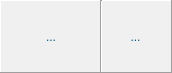
   <widget class="QFrame" name="frame_play">
    <property name="geometry">
     <rect>
      <x>1020</x>
      <y>719</y>
      <width>172</width>
      <height>73</height>
     </rect>
    </property>
    <property name="styleSheet">
     <string notr="true"/>
    </property>
    <property name="frameShape">
     <enum>QFrame::Panel</enum>
    </property>
    <property name="frameShadow">
     <enum>QFrame::Raised</enum>
    </property>
    <widget class="QToolButton" name="toolButton_toolPause">
     <property name="geometry">
      <rect>
       <x>1</x>
       <y>1</y>
       <width>100</width>
       <height>71</height>
      </rect>
     </property>
     <property name="toolTip">
      <string>Dừng lại (Esc)</string>
     </property>
     <property name="styleSheet">
      <string notr="true">QToolButton{
color: rgb(2, 87, 122);
background-color: rgb(240, 240, 240);
border: none;
border-style: outset;
border-width: 0px;
border-radius: 0px;
}
QToolButton:hover{
background-color: rgb(25, 149, 173);
color: rgb(255, 255, 255);
}</string>
     </property>
     <property name="text">
      <string>...</string>
     </property>
     <property name="icon">
      <iconset resource="../chart.qrc">
       <normaloff>:/icon/chart/iconChartPause_Off.jpg</normaloff>
       <activeoff>:/icon/chart/iconChartPause_On.jpg</activeoff>:/icon/chart/iconChartPause_Off.jpg</iconset>
     </property>
     <property name="iconSize">
      <size>
       <width>80</width>
       <height>80</height>
      </size>
     </property>
     <property name="shortcut">
      <string>Esc</string>
     </property>
     <property name="autoRaise">
      <bool>true</bool>
     </property>
    </widget>
    <widget class="QToolButton" name="toolButton_toolPlay">
     <property name="geometry">
      <rect>
       <x>1</x>
       <y>1</y>
       <width>100</width>
       <height>71</height>
      </rect>
     </property>
     <property name="toolTip">
      <string>Bắt đầu (F1)</string>
     </property>
     <property name="styleSheet">
      <string notr="true">QToolButton{
color: rgb(2, 87, 122);
background-color: rgb(240, 240, 240);
border: none;
border-style: outset;
border-width: 0px;
border-radius: 0px;
}
QToolButton:hover{
background-color: rgb(25, 149, 173);
color: rgb(255, 255, 255);
}</string>
     </property>
     <property name="text">
      <string>...</string>
     </property>
     <property name="icon">
      <iconset resource="../chart.qrc">
       <normaloff>:/icon/chart/iconChartPlay_Off.jpg</normaloff>
       <activeoff>:/icon/chart/iconChartPlay_On.jpg</activeoff>:/icon/chart/iconChartPlay_Off.jpg</iconset>
     </property>
     <property name="iconSize">
      <size>
       <width>80</width>
       <height>80</height>
      </size>
     </property>
     <property name="shortcut">
      <string>F1</string>
     </property>
     <property name="autoRaise">
      <bool>true</bool>
     </property>
    </widget>
    <widget class="QToolButton" name="toolButton_toolClear">
     <property name="geometry">
      <rect>
       <x>100</x>
       <y>1</y>
       <width>71</width>
       <height>71</height>
      </rect>
     </property>
     <property name="toolTip">
      <string>Xóa đồ thị</string>
     </property>
     <property name="styleSheet">
      <string notr="true">QToolButton{
color: rgb(2, 87, 122);
background-color: rgb(240, 240, 240);
border: none;
border-style: outset;
border-width: 0px;
border-radius: 0px;
}
QToolButton:hover{
background-color: rgb(25, 149, 173);
color: rgb(255, 255, 255);
}</string>
     </property>
     <property name="text">
      <string>...</string>
     </property>
     <property name="icon">
      <iconset resource="../chart.qrc">
       <normaloff>:/icon/chart/iconChartClear_Off.jpg</normaloff>
       <activeoff>:/icon/chart/iconChartClear_On.jpg</activeoff>:/icon/chart/iconChartClear_Off.jpg</iconset>
     </property>
     <property name="iconSize">
      <size>
       <width>40</width>
       <height>40</height>
      </size>
     </property>
     <property name="autoRaise">
      <bool>true</bool>
     </property>
    </widget>
    <widget class="Line" name="line_4">
     <property name="geometry">
      <rect>
       <x>100</x>
       <y>0</y>
       <width>3</width>
       <height>73</height>
      </rect>
     </property>
     <property name="orientation">
      <enum>Qt::Vertical</enum>
     </property>
    </widget>
    <widget class="QToolButton" name="toolButton_toolManual">
     <property name="geometry">
      <rect>
       <x>1</x>
       <y>1</y>
       <width>100</width>
       <height>71</height>
      </rect>
     </property>
     <property name="toolTip">
      <string>Lấy mẫu (F2)</string>
     </property>
     <property name="styleSheet">
      <string notr="true">QToolButton{
color: rgb(2, 87, 122);
background-color: rgb(240, 240, 240);
border: none;
border-style: outset;
border-width: 0px;
border-radius: 0px;
}
QToolButton:hover{
background-color: rgb(25, 149, 173);
color: rgb(255, 255, 255);
}</string>
     </property>
     <property name="text">
      <string>...</string>
     </property>
     <property name="icon">
      <iconset resource="../chart.qrc">
       <normaloff>:/icon/chart/iconChartManual_Off.jpg</normaloff>
       <activeoff>:/icon/chart/iconChartManual_On.jpg</activeoff>:/icon/chart/iconChartManual_Off.jpg</iconset>
     </property>
     <property name="iconSize">
      <size>
       <width>50</width>
       <height>50</height>
      </size>
     </property>
     <property name="shortcut">
      <string>F2</string>
     </property>
     <property name="autoRaise">
      <bool>true</bool>
     </property>
    </widget>
    <zorder>toolButton_toolManual</zorder>
    <zorder>toolButton_toolPause</zorder>
    <zorder>toolButton_toolPlay</zorder>
    <zorder>toolButton_toolClear</zorder>
    <zorder>line_4</zorder>
   </widget>
